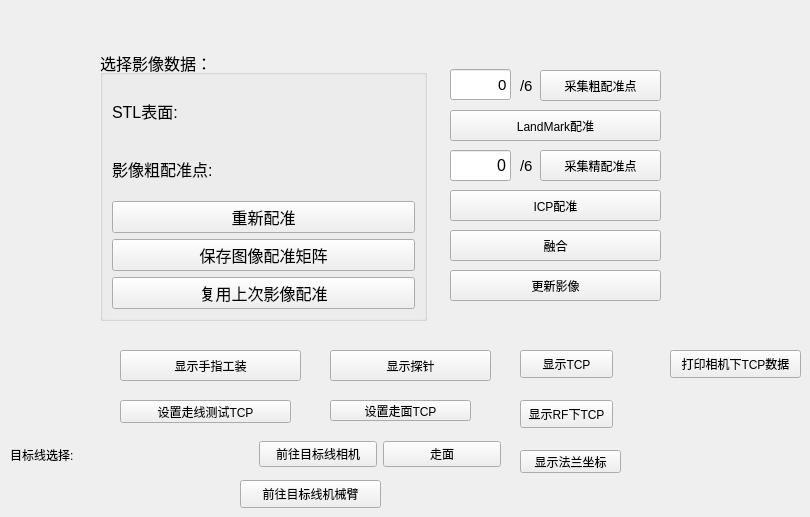
     <widget class="QWidget" name="PrecisionTab">
      <attribute name="title">
       <string>影像配准</string>
      </attribute>
      <widget class="QPushButton" name="CollectICPBtn">
       <property name="enabled">
        <bool>true</bool>
       </property>
       <property name="geometry">
        <rect>
         <x>540</x>
         <y>150</y>
         <width>121</width>
         <height>31</height>
        </rect>
       </property>
       <property name="text">
        <string>采集精配准点</string>
       </property>
      </widget>
      <widget class="QLabel" name="label_189">
       <property name="geometry">
        <rect>
         <x>520</x>
         <y>70</y>
         <width>21</width>
         <height>31</height>
        </rect>
       </property>
       <property name="font">
        <font>
         <pointsize>11</pointsize>
        </font>
       </property>
       <property name="text">
        <string>/6</string>
       </property>
      </widget>
      <widget class="QGroupBox" name="groupBox_10">
       <property name="geometry">
        <rect>
         <x>100</x>
         <y>50</y>
         <width>327</width>
         <height>271</height>
        </rect>
       </property>
       <property name="font">
        <font>
         <pointsize>12</pointsize>
        </font>
       </property>
       <property name="title">
        <string>选择影像数据： </string>
       </property>
       <layout class="QGridLayout" name="gridLayout_13">
        <item row="1" column="0">
         <layout class="QHBoxLayout" name="horizontalLayout_16">
          <item>
           <widget class="QLabel" name="label_187">
            <property name="text">
             <string>影像粗配准点:  </string>
            </property>
           </widget>
          </item>
          <item>
           <widget class="QmitkSingleNodeSelectionWidget" name="LandmarkPointRegSelectWidget" native="true"/>
          </item>
         </layout>
        </item>
        <item row="5" column="0">
         <widget class="QPushButton" name="ReuseImageRegBtn">
          <property name="text">
           <string>复用上次影像配准</string>
          </property>
         </widget>
        </item>
        <item row="3" column="0">
         <widget class="QPushButton" name="ResetImageRegBtn">
          <property name="text">
           <string>重新配准</string>
          </property>
         </widget>
        </item>
        <item row="4" column="0">
         <widget class="QPushButton" name="SaveImageRegBtn">
          <property name="text">
           <string>保存图像配准矩阵</string>
          </property>
         </widget>
        </item>
        <item row="0" column="0">
         <layout class="QHBoxLayout" name="horizontalLayout_25">
          <item>
           <widget class="QLabel" name="label_188">
            <property name="text">
             <string>STL表面:  </string>
            </property>
           </widget>
          </item>
          <item>
           <widget class="QmitkSingleNodeSelectionWidget" name="SurfaceRegSelectWidget" native="true"/>
          </item>
         </layout>
        </item>
       </layout>
      </widget>
      <widget class="QPushButton" name="ICPRegistrationBtn">
       <property name="geometry">
        <rect>
         <x>450</x>
         <y>190</y>
         <width>211</width>
         <height>31</height>
        </rect>
       </property>
       <property name="text">
        <string>ICP配准</string>
       </property>
      </widget>
      <widget class="QLineEdit" name="CollectLandmarkLineEdit">
       <property name="geometry">
        <rect>
         <x>450</x>
         <y>69</y>
         <width>61</width>
         <height>31</height>
        </rect>
       </property>
       <property name="font">
        <font>
         <pointsize>11</pointsize>
        </font>
       </property>
       <property name="layoutDirection">
        <enum>Qt::LeftToRight</enum>
       </property>
       <property name="text">
        <string>0</string>
       </property>
       <property name="alignment">
        <set>Qt::AlignRight|Qt::AlignTrailing|Qt::AlignVCenter</set>
       </property>
      </widget>
      <widget class="QPushButton" name="AddICPBtn">
       <property name="geometry">
        <rect>
         <x>450</x>
         <y>230</y>
         <width>211</width>
         <height>31</height>
        </rect>
       </property>
       <property name="text">
        <string>融合</string>
       </property>
      </widget>
      <widget class="QLineEdit" name="CollectedICPLineEdit">
       <property name="geometry">
        <rect>
         <x>450</x>
         <y>150</y>
         <width>61</width>
         <height>31</height>
        </rect>
       </property>
       <property name="font">
        <font>
         <pointsize>12</pointsize>
        </font>
       </property>
       <property name="layoutDirection">
        <enum>Qt::LeftToRight</enum>
       </property>
       <property name="text">
        <string>0</string>
       </property>
       <property name="alignment">
        <set>Qt::AlignRight|Qt::AlignTrailing|Qt::AlignVCenter</set>
       </property>
      </widget>
      <widget class="QPushButton" name="CollectLandmarkBtn">
       <property name="geometry">
        <rect>
         <x>540</x>
         <y>70</y>
         <width>121</width>
         <height>31</height>
        </rect>
       </property>
       <property name="text">
        <string>采集粗配准点</string>
       </property>
      </widget>
      <widget class="QLabel" name="label_190">
       <property name="geometry">
        <rect>
         <x>520</x>
         <y>150</y>
         <width>21</width>
         <height>31</height>
        </rect>
       </property>
       <property name="font">
        <font>
         <pointsize>11</pointsize>
        </font>
       </property>
       <property name="text">
        <string>/6</string>
       </property>
      </widget>
      <widget class="QPushButton" name="UpdateDeviationBtn">
       <property name="geometry">
        <rect>
         <x>450</x>
         <y>270</y>
         <width>211</width>
         <height>31</height>
        </rect>
       </property>
       <property name="text">
        <string>更新影像</string>
       </property>
      </widget>
      <widget class="QPushButton" name="LandmarkRegistrationBtn">
       <property name="geometry">
        <rect>
         <x>450</x>
         <y>110</y>
         <width>211</width>
         <height>31</height>
        </rect>
       </property>
       <property name="text">
        <string>LandMark配准</string>
       </property>
      </widget>
      <widget class="QPushButton" name="DisplayPrecisionToolBtn">
       <property name="geometry">
        <rect>
         <x>120</x>
         <y>350</y>
         <width>181</width>
         <height>31</height>
        </rect>
       </property>
       <property name="text">
        <string>显示手指工装</string>
       </property>
      </widget>
      <widget class="QPushButton" name="DisplayProbeBtn">
       <property name="geometry">
        <rect>
         <x>330</x>
         <y>350</y>
         <width>161</width>
         <height>31</height>
        </rect>
       </property>
       <property name="text">
        <string>显示探针</string>
       </property>
      </widget>
      <widget class="QPushButton" name="SetGoLineTCPBtn">
       <property name="geometry">
        <rect>
         <x>120</x>
         <y>400</y>
         <width>171</width>
         <height>23</height>
        </rect>
       </property>
       <property name="text">
        <string>设置走线测试TCP</string>
       </property>
      </widget>
      <widget class="QWidget" name="layoutWidget_7">
       <property name="geometry">
        <rect>
         <x>10</x>
         <y>434</y>
         <width>491</width>
         <height>41</height>
        </rect>
       </property>
       <layout class="QHBoxLayout" name="horizontalLayout_11">
        <item>
         <widget class="QLabel" name="label_84">
          <property name="text">
           <string>目标线选择: </string>
          </property>
         </widget>
        </item>
        <item>
         <widget class="QmitkSingleNodeSelectionWidget" name="ImageTargetLineSelectWidget" native="true"/>
        </item>
        <item>
         <widget class="QPushButton" name="GoLineBtn">
          <property name="enabled">
           <bool>true</bool>
          </property>
          <property name="text">
           <string>前往目标线相机</string>
          </property>
         </widget>
        </item>
        <item>
         <widget class="QPushButton" name="GoPlaneBtn">
          <property name="text">
           <string>走面</string>
          </property>
         </widget>
        </item>
       </layout>
      </widget>
      <widget class="QPushButton" name="SetGoPlaneTCPBtn">
       <property name="geometry">
        <rect>
         <x>330</x>
         <y>400</y>
         <width>141</width>
         <height>21</height>
        </rect>
       </property>
       <property name="text">
        <string>设置走面TCP</string>
       </property>
      </widget>
      <widget class="QPushButton" name="DisplayTCPAxesActorBtn">
       <property name="geometry">
        <rect>
         <x>520</x>
         <y>350</y>
         <width>93</width>
         <height>28</height>
        </rect>
       </property>
       <property name="text">
        <string>显示TCP</string>
       </property>
      </widget>
      <widget class="QPushButton" name="DisplayTCPInRFBtn">
       <property name="geometry">
        <rect>
         <x>520</x>
         <y>400</y>
         <width>93</width>
         <height>28</height>
        </rect>
       </property>
       <property name="text">
        <string>显示RF下TCP</string>
       </property>
      </widget>
      <widget class="QPushButton" name="DisplayFlangeAxesActorBtn">
       <property name="geometry">
        <rect>
         <x>520</x>
         <y>450</y>
         <width>101</width>
         <height>23</height>
        </rect>
       </property>
       <property name="text">
        <string>显示法兰坐标</string>
       </property>
      </widget>
      <widget class="QPushButton" name="PrintTCPInCameraBtn">
       <property name="geometry">
        <rect>
         <x>670</x>
         <y>350</y>
         <width>131</width>
         <height>28</height>
        </rect>
       </property>
       <property name="text">
        <string>打印相机下TCP数据</string>
       </property>
      </widget>
      <widget class="QPushButton" name="GoLineByRobotBtn">
       <property name="geometry">
        <rect>
         <x>240</x>
         <y>480</y>
         <width>141</width>
         <height>28</height>
        </rect>
       </property>
       <property name="text">
        <string>前往目标线机械臂</string>
       </property>
      </widget>
     </widget>
